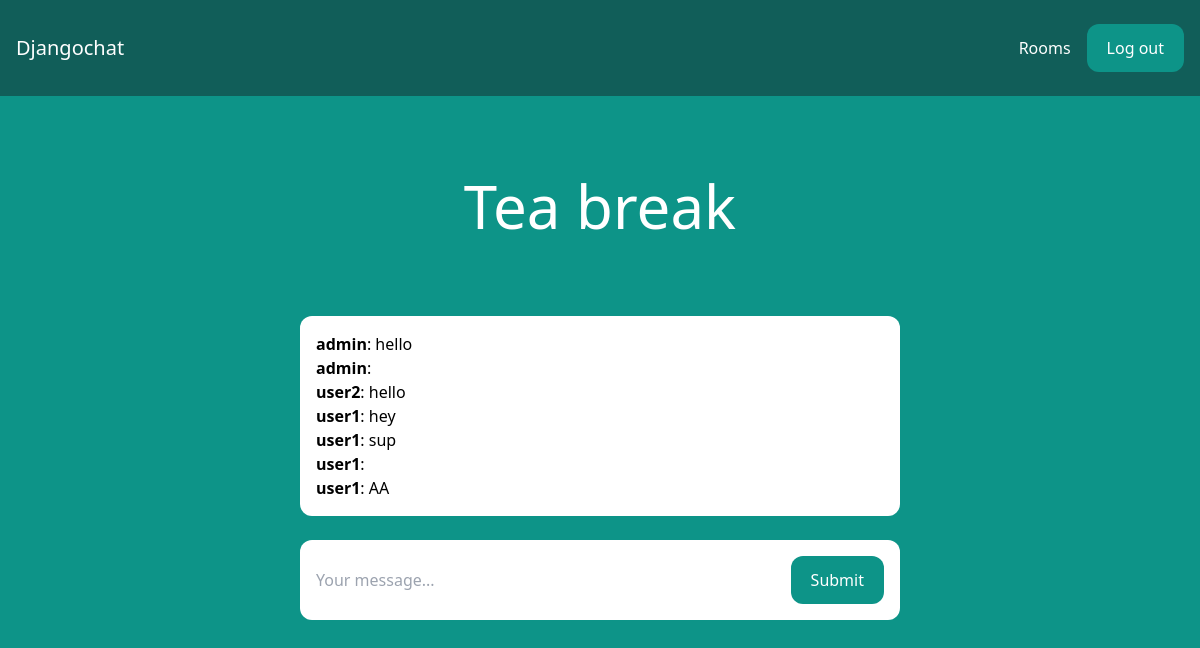
/rooms/tea-break/ (signed in), run on the app's committed database.
### room/models.py (models this page shows, shortened)
class Room(models.Model):
    name = models.CharField(max_length=255)
    slug = models.SlugField(unique=True)

class Message(models.Model):
    room = models.ForeignKey(Room, related_name='messages', on_delete=models.CASCADE)
    user = models.ForeignKey(User, related_name='messages', on_delete=models.CASCADE)
    content = models.TextField()
    date_added = models.DateTimeField(auto_now_add=True)
    class Meta:
        ordering = ('date_added',)

### room/views.py (the view)
# urls.py: path('rooms/', include('room.urls')),
@login_required
def room(request, slug):
    room = Room.objects.get(slug=slug)
    messages = Message.objects.filter(room=room)[0:25]
    return render(request, 'room/room.html', {'room': room, 'messages': messages})

### room/templates/room/room.html (shortened to what this page needs)
{% extends 'core/base.html' %}
{% block content %}
<div class="p-10 lg:p-20 text-center">
    <h1 class="text-3xl lg:text-6xl text-white">{{ room.name }}</h1>
</div>
<div class="lg:w-2/4 mx-4 lg:mx-auto p-4 bg-white rounded-xl">
    <div class="chat-messages space-y-3" id="chat-messages">
        {% for m in messages %}<b>{{ m.user.username }}</b>: {{ m.content }}<br>{% endfor %}
    </div>
</div>
<div class="lg:w-2/4 mt-6 mx-4 lg:mx-auto p-4 bg-white rounded-xl">
    <form method="post" action="." class="flex">
        <input type="text" name="content" class="flex-1 mr-3" placeholder="Your message..." id="chat-message-input">
        <button
            class="px-5 py-3 rounded-xl text-white bg-teal-600 hover:bg-teal-700"
            id="chat-message-submit"
        >Submit</button>
    </form>
</div>
{% endblock %}

### core/templates/core/base.html (shortened to what this page needs)
<!DOCTYPE html>
<html>
    <head>
        <script src="https://cdn.tailwindcss.com"></script>
    </head>
    <body class="bg-teal-600">
        <nav class="flex items-center justify-between px-4 py-6 bg-teal-800">
            <div>
                <a href="/" class="text-xl text-white">Djangochat</a>
            </div>
            <div class="flex items-center space-x-4">
                {% if request.user.is_authenticated %}
                    <a href="/rooms/" class="text-white hover:text-gray-200">Rooms</a>
                    <a href="/logout/" class="px-5 py-3 rounded-xl text-white bg-teal-600 hover:bg-teal-700">Log out</a>
                {% else %}
                    <a href="/login/" class="text-white hover:text-gray-200">Log in</a>
                    <a href="/signup/" class="px-5 py-3 rounded-xl text-white bg-teal-600 hover:bg-teal-700">Sign up</a>
                {% endif %}
            </div>
        </nav>
        {% block content %}
        {% endblock %}
    </body>
</html>

### data on the page
Room: name "Tea break"
Message: user.username "admin", content "hello"
Message: user.username "admin"
Message: user.username "user2", content "hello"
Message: user.username "user1", content "hey"
Message: user.username "user1", content "sup"
Message: user.username "user1"
Message: user.username "user1", content "AA"
